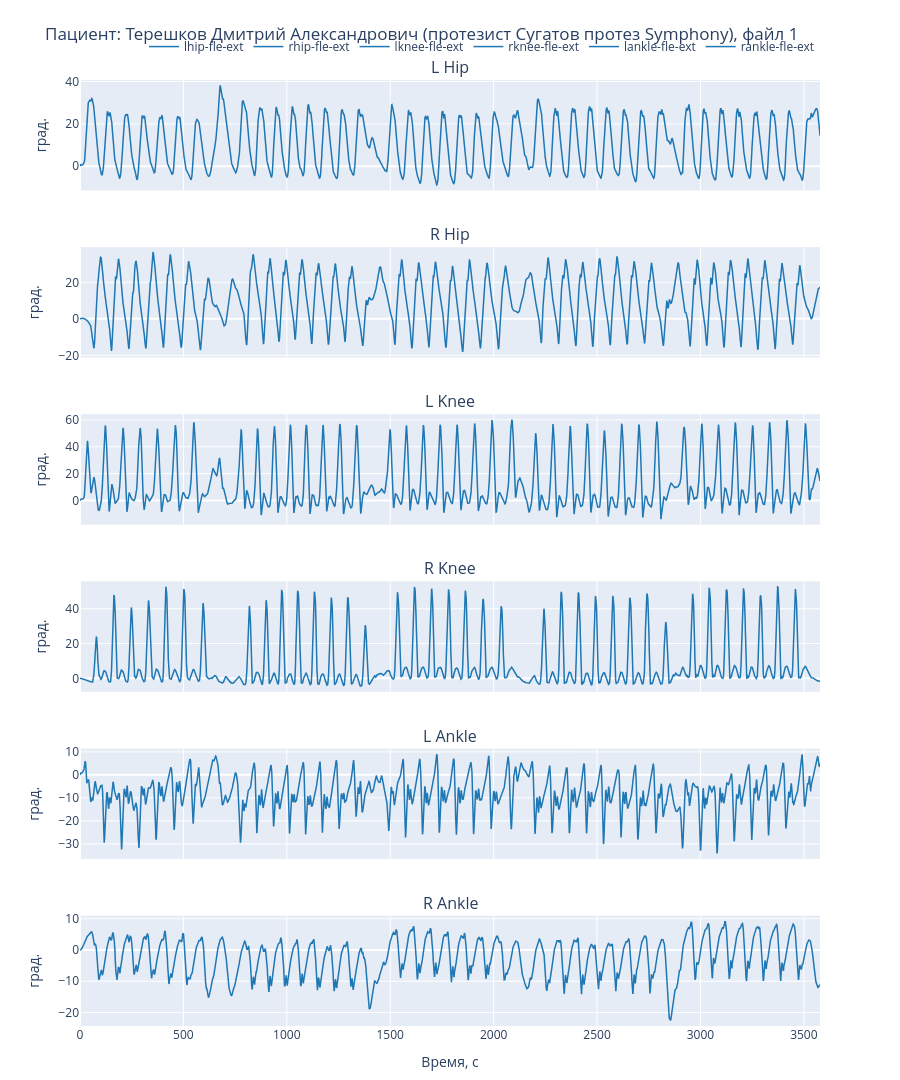

The notebook cell this image was saved under:
### Markdown cell above
### Визуализация данных

### Code cell
def plot_limbs_plotly(df, title=None, frame_time=1.0/60):
    """Строит интерактивные графики Plotly по данным конечностей."""
    n_limbs = len(LIMB_COLUMNS)
    fig = make_subplots(rows=n_limbs, cols=1, subplot_titles=list(LIMB_COLUMNS.keys()),
                        vertical_spacing=0.06, shared_xaxes=True)
    n_frames = len(df)
    # t = np.arange(n_frames) * frame_time
    t = np.arange(n_frames)
    colors = ["#1f77b4", "#ff7f0e", "#2ca02c"]

    for row, (limb_name, cols) in enumerate(LIMB_COLUMNS.items(), start=1):
        for i, col in enumerate(cols):
            if col not in df.columns:
                continue
            y = df[col].astype(float).values.copy()
            fig.add_trace(go.Scatter(x=t, y=y, name=col, line=dict(width=1.5, color=colors[i % 3])), row=row, col=1)

    fig.update_layout(height=180*n_limbs, title_text=title or "Углы суставов", showlegend=True,
                      legend=dict(orientation="h", yanchor="bottom", y=1.02, xanchor="right", x=1), margin=dict(t=80, b=40))
    fig.update_xaxes(title_text="Время, с", row=n_limbs, col=1)
    fig.update_yaxes(title_text="град.", col=1)
    fig.show()
    return fig

idx=0
if patients_data_tta:
    first_patient_tta = list(patients_data_tta.keys())[6]
    plot_limbs_plotly(patients_data_tta[first_patient_tta][idx], title=f"Пациент: {first_patient_tta}, файл {idx+1}")

### Figure 1 — Plotly figure (JSON) as saved in the notebook; plotly's stock layout.template omitted (floating-point values rounded to 4 significant figures; data arrays with more than 128 entries replaced by an {"elided": "..."} marker saying what was removed)
{"data": [{"line": {"color": "#1f77b4", "width": 1.5}, "name": "lhip-fle-ext", "type": "scatter", "x": {"elided": "3579 int values"}, "xaxis": "x", "y": {"elided": "3579 float values"}, "yaxis": "y"}, {"line": {"color": "#1f77b4", "width": 1.5}, "name": "rhip-fle-ext", "type": "scatter", "x": {"elided": "3579 int values"}, "xaxis": "x2", "y": {"elided": "3579 float values"}, "yaxis": "y2"}, {"line": {"color": "#1f77b4", "width": 1.5}, "name": "lknee-fle-ext", "type": "scatter", "x": {"elided": "3579 int values"}, "xaxis": "x3", "y": {"elided": "3579 float values"}, "yaxis": "y3"}, {"line": {"color": "#1f77b4", "width": 1.5}, "name": "rknee-fle-ext", "type": "scatter", "x": {"elided": "3579 int values"}, "xaxis": "x4", "y": {"elided": "3579 float values"}, "yaxis": "y4"}, {"line": {"color": "#1f77b4", "width": 1.5}, "name": "lankle-fle-ext", "type": "scatter", "x": {"elided": "3579 int values"}, "xaxis": "x5", "y": {"elided": "3579 float values"}, "yaxis": "y5"}, {"line": {"color": "#1f77b4", "width": 1.5}, "name": "rankle-fle-ext", "type": "scatter", "x": {"elided": "3579 int values"}, "xaxis": "x6", "y": {"elided": "3579 float values"}, "yaxis": "y6"}], "layout": {"annotations": [{"font": {"size": 16}, "showarrow": false, "text": "L Hip", "x": 0.5, "xanchor": "center", "xref": "paper", "y": 1, "yanchor": "bottom", "yref": "paper"}, {"font": {"size": 16}, "showarrow": false, "text": "R Hip", "x": 0.5, "xanchor": "center", "xref": "paper", "y": 0.8233, "yanchor": "bottom", "yref": "paper"}, {"font": {"size": 16}, "showarrow": false, "text": "L Knee", "x": 0.5, "xanchor": "center", "xref": "paper", "y": 0.6467, "yanchor": "bottom", "yref": "paper"}, {"font": {"size": 16}, "showarrow": false, "text": "R Knee", "x": 0.5, "xanchor": "center", "xref": "paper", "y": 0.47, "yanchor": "bottom", "yref": "paper"}, {"font": {"size": 16}, "showarrow": false, "text": "L Ankle", "x": 0.5, "xanchor": "center", "xref": "paper", "y": 0.2933, "yanchor": "bottom", "yref": "paper"}, {"font": {"size": 16}, "showarrow": false, "text": "R Ankle", "x": 0.5, "xanchor": "center", "xref": "paper", "y": 0.1167, "yanchor": "bottom", "yref": "paper"}], "height": 1080, "legend": {"orientation": "h", "x": 1, "xanchor": "right", "y": 1.02, "yanchor": "bottom"}, "margin": {"b": 40, "t": 80}, "showlegend": true, "title": {"text": "Пациент: Терешков Дмитрий Александрович (протезист Сугатов протез Symphony), файл 1"}, "xaxis": {"anchor": "y", "domain": [0, 1], "matches": "x6", "showticklabels": false}, "xaxis2": {"anchor": "y2", "domain": [0, 1], "matches": "x6", "showticklabels": false}, "xaxis3": {"anchor": "y3", "domain": [0, 1], "matches": "x6", "showticklabels": false}, "xaxis4": {"anchor": "y4", "domain": [0, 1], "matches": "x6", "showticklabels": false}, "xaxis5": {"anchor": "y5", "domain": [0, 1], "matches": "x6", "showticklabels": false}, "xaxis6": {"anchor": "y6", "domain": [0, 1], "title": {"text": "Время, с"}}, "yaxis": {"anchor": "x", "domain": [0.8833, 1], "title": {"text": "град."}}, "yaxis2": {"anchor": "x2", "domain": [0.7067, 0.8233], "title": {"text": "град."}}, "yaxis3": {"anchor": "x3", "domain": [0.53, 0.6467], "title": {"text": "град."}}, "yaxis4": {"anchor": "x4", "domain": [0.3533, 0.47], "title": {"text": "град."}}, "yaxis5": {"anchor": "x5", "domain": [0.1767, 0.2933], "title": {"text": "град."}}, "yaxis6": {"anchor": "x6", "domain": [0, 0.1167], "title": {"text": "град."}}}}
